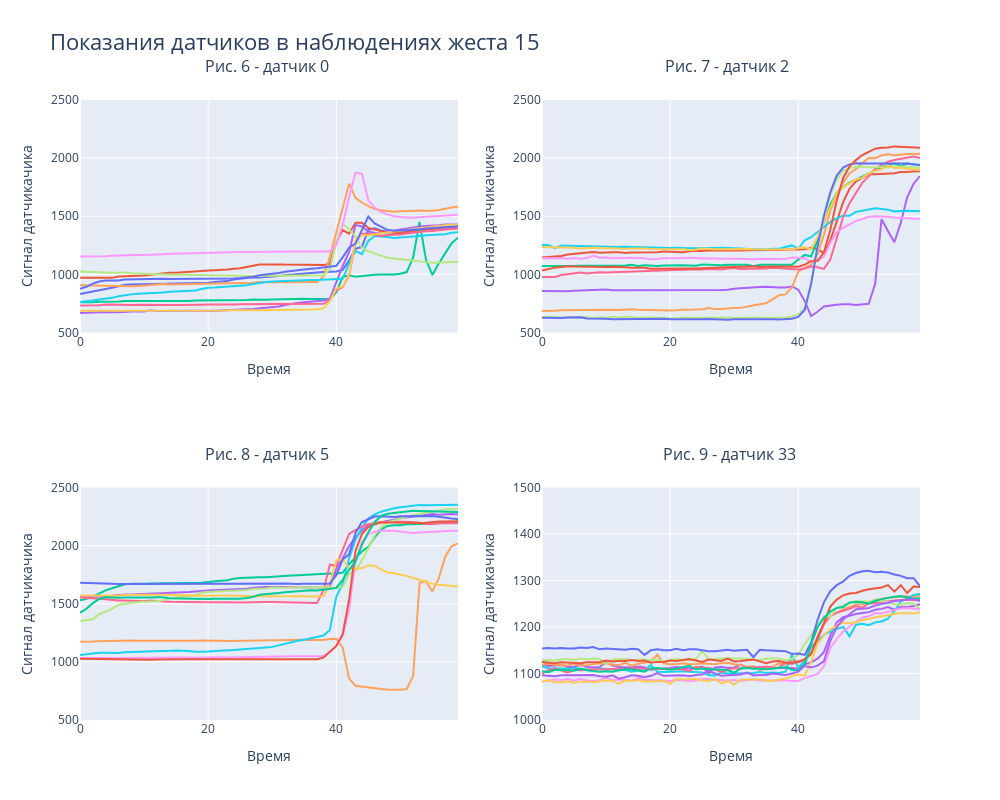

Notebook code for this chart:
### Code cell
show_activity (X_train, gesture_15, 15)
